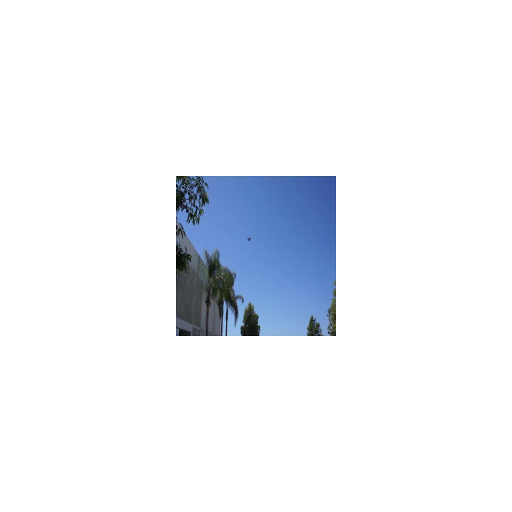
#> input picture ultralytics/img.jpg, 1024 x 1024 px (shown at 1/2 size)
$ python -i utils.py   (imports and definitions only)   (older library calls are emulated)
#> lines starting #> are read from the running program, lines starting #| are printed output that depends on the picture
#> further down, picture is the input picture: shape (1024, 1024, 3); mean B, G, R 246.2, 241.6, 238.5
import cv2
import numpy as np

# [112 lines left out: functions align_images_with_ecc, match, not called in this run]

    #------------------------------------------------------------------------------------------------------

def doSobel(src):
    scale = 1
    delta = 0
    ddepth = cv2.CV_16S

    src = cv2.GaussianBlur(src, (3, 3), 0)

    if src.ndim == 3:
        gray = cv2.cvtColor(src, cv2.COLOR_BGR2GRAY)
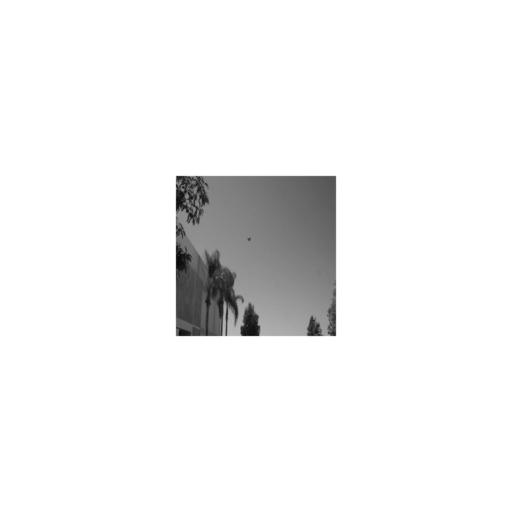
#> gray: shape (1024, 1024) (shown at 1/2 size); min 4, max 255, mean 241.2
    else:
        gray = src

    grad_x = cv2.Sobel(gray, ddepth, 1, 0, ksize=3, scale=scale, delta=delta, borderType=cv2.BORDER_DEFAULT)
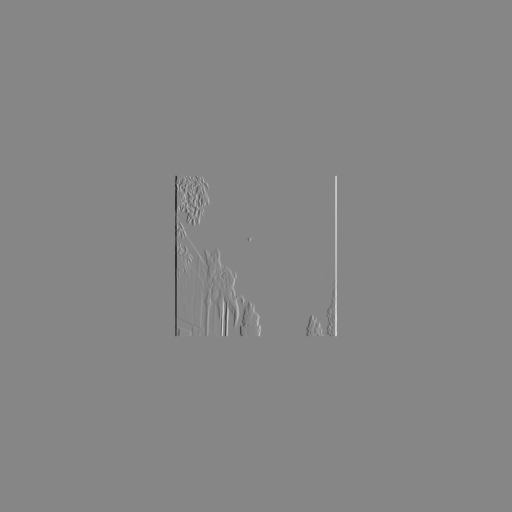
#> grad_x: shape (1024, 1024) int16 (shown at 1/2 size); min -758, max 676, mean 0; drawn with min black and max white

    grad_y = cv2.Sobel(gray, ddepth, 0, 1, ksize=3, scale=scale, delta=delta, borderType=cv2.BORDER_DEFAULT)

    abs_grad_x = cv2.convertScaleAbs(grad_x) # =abs(scaledImg).astype(np.uint8). default: scales with alpah=1 beta=0 scaledImg=Img*alpha+beta.
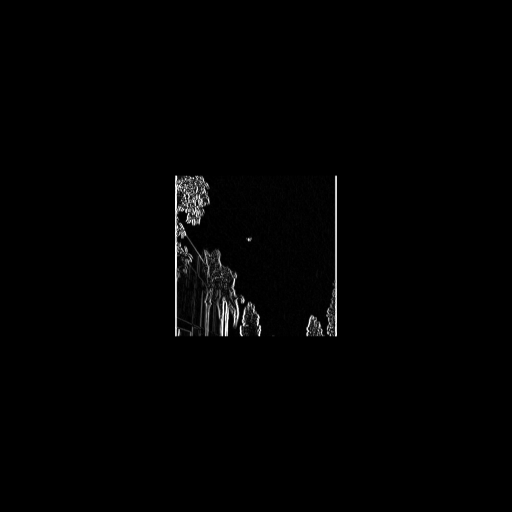
#> abs_grad_x: shape (1024, 1024) (shown at 1/2 size); min 0, max 255, mean 2.3
    abs_grad_y = cv2.convertScaleAbs(grad_y)
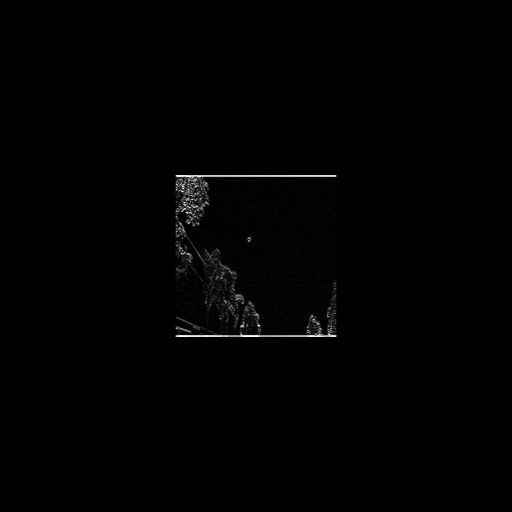
#> abs_grad_y: shape (1024, 1024) (shown at 1/2 size); min 0, max 255, mean 1.5

    grad = cv2.addWeighted(abs_grad_x, 1, abs_grad_y, 1, 0)

    return grad


    #------------------------------------------------------------------------------------------------------

# [11 lines left out: function opticalFlow, not called in this run]

>>> import cv2
>>> picture = cv2.imread('../ultralytics/img.jpg')
>>> result = doSobel(picture)

$ run again, on ultralytics/drone1.jpg
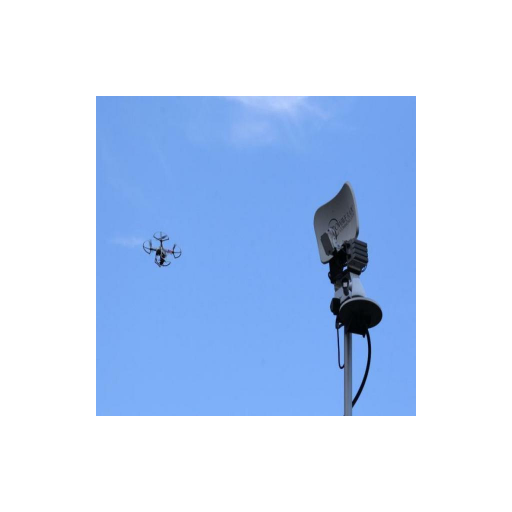
#> input picture ultralytics/drone1.jpg, 1024 x 1024 px (shown at 1/2 size)
#> picture is the input picture: shape (1024, 1024, 3); mean B, G, R 245.7, 218.7, 200.9
#> in doSobel, `grad_y = cv2.Sobel(gray, ddepth, 0, 1, ksize=3, scale=scale, delta=del..`:
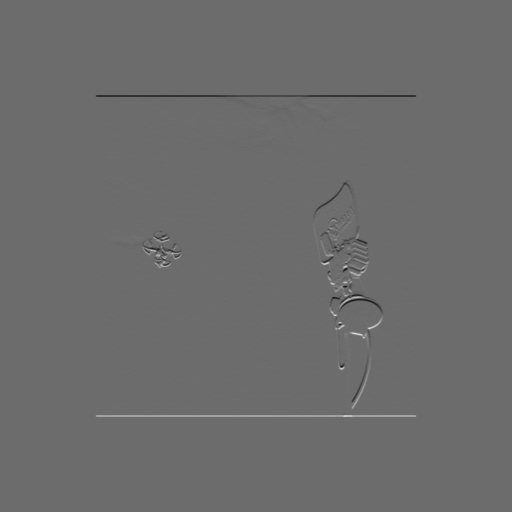
#> grad_y: shape (1024, 1024) int16 (shown at 1/2 size); min -365, max 493, mean 0; drawn with min black and max white
#> in doSobel, `grad = cv2.addWeighted(abs_grad_x, 1, abs_grad_y, 1, 0)`:
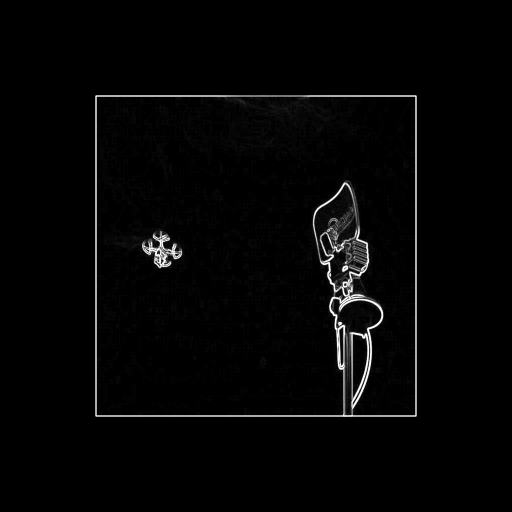
#> grad: shape (1024, 1024) (shown at 1/2 size); min 0, max 255, mean 4.9

$ run again, on ultralytics/droneSmall.jpg
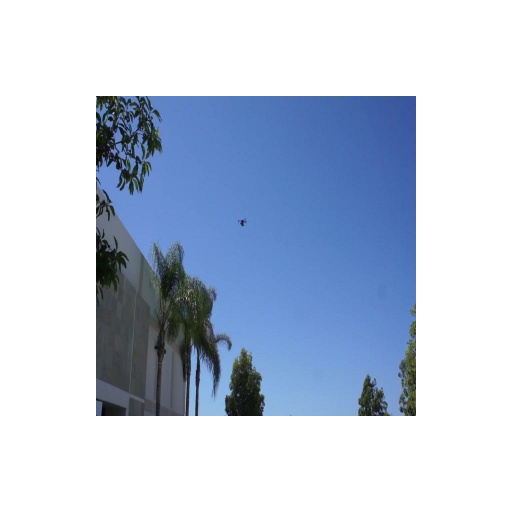
#> input picture ultralytics/droneSmall.jpg, 1024 x 1024 px (shown at 1/2 size)
#> picture is the input picture: shape (1024, 1024, 3); mean B, G, R 220.1, 201.3, 189.3
#> in doSobel, `grad_y = cv2.Sobel(gray, ddepth, 0, 1, ksize=3, scale=scale, delta=del..`:
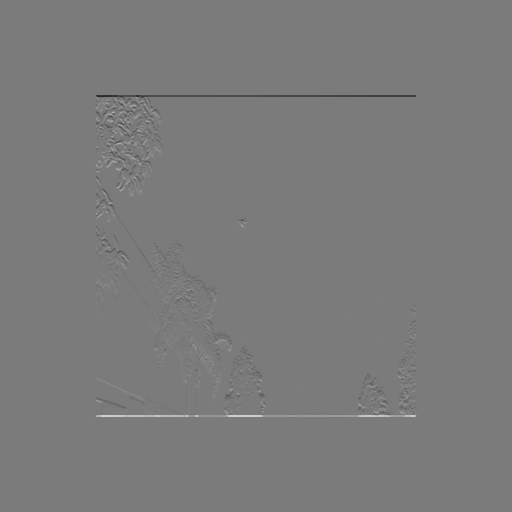
#> grad_y: shape (1024, 1024) int16 (shown at 1/2 size); min -701, max 749, mean 0; drawn with min black and max white
#> in doSobel, `grad = cv2.addWeighted(abs_grad_x, 1, abs_grad_y, 1, 0)`:
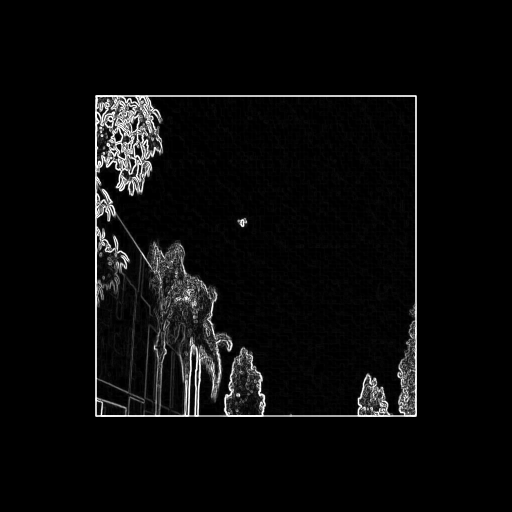
#> grad: shape (1024, 1024) (shown at 1/2 size); min 0, max 255, mean 10.1
